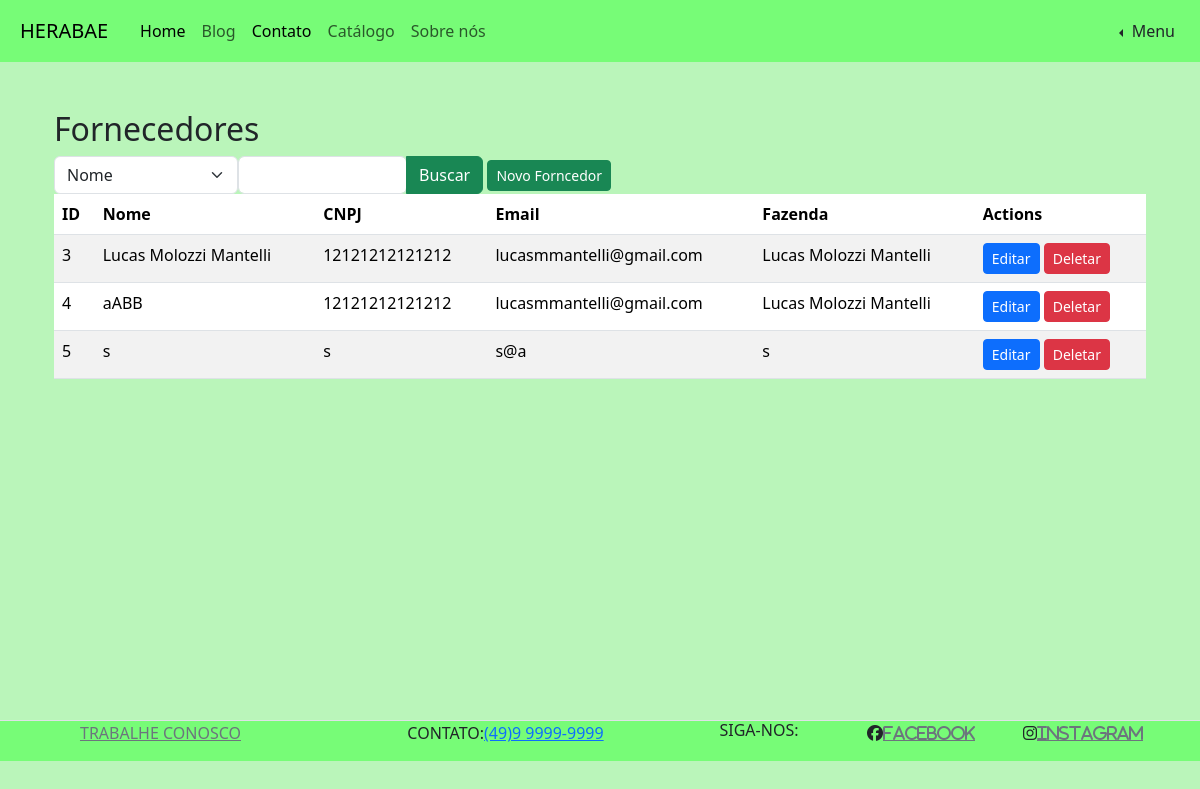
The page /php/admin/suppliers/suppliersList.php (signed in) on the database as committed earlier.
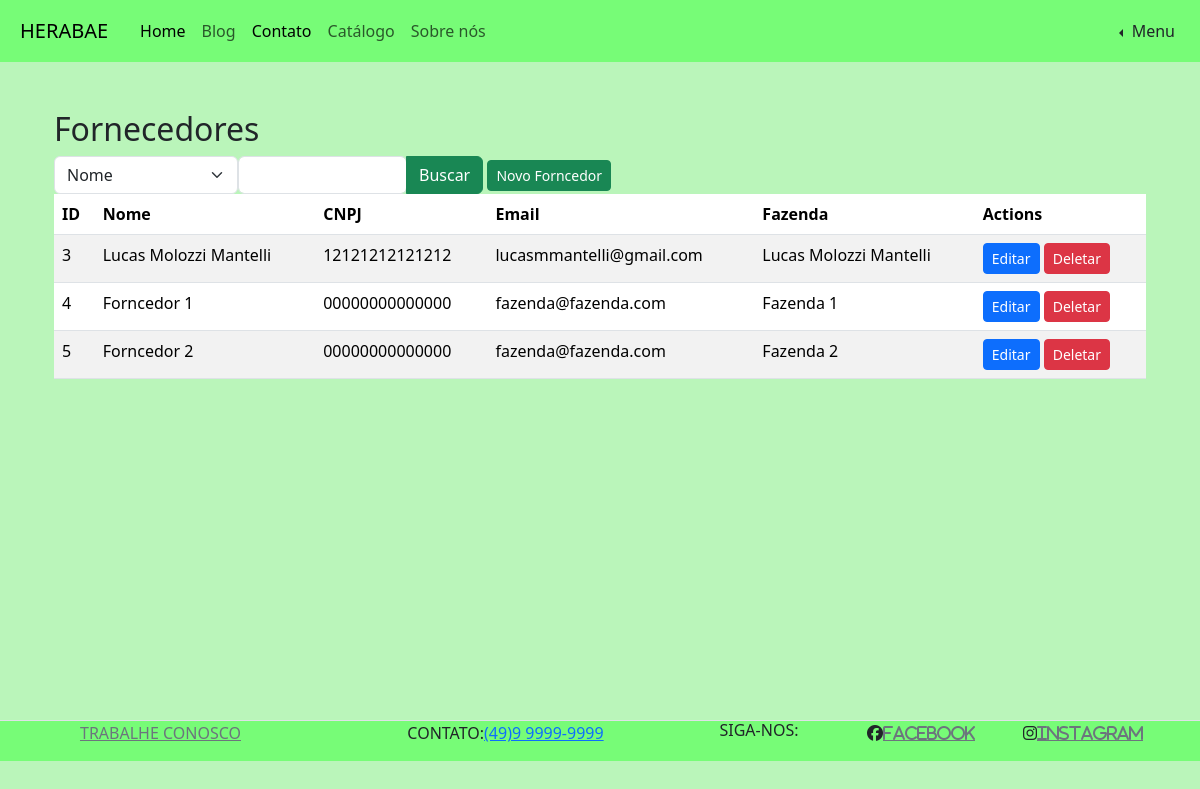
The same page on the database as committed later.
### tables this page shows
CREATE TABLE IF NOT EXISTS `supplier` (
  `id` int NOT NULL AUTO_INCREMENT,
  `name` varchar(50) NOT NULL DEFAULT '',
  `email` varchar(50) DEFAULT '',
  `farm` varchar(50) NOT NULL DEFAULT '',
  `phone` varchar(50) DEFAULT NULL,
  `cnpj` varchar(50) NOT NULL,
  PRIMARY KEY (`id`)
);

### php/admin/db.class.php (called while the page is built, shortened)
<?php
class db
{
    private $host = "localhost";
    private $user = "root";
    private $password = "";
    private $port = "3306";
    private $table_name;
    private $dbname = "db_site_venda_ervas";
    public function __construct($table_name)
    {
        $this->table_name = $table_name;
    }
    function conn()
    {
        try {
            $conn = new PDO(
                "mysql:host=$this->host;dbname=$this->dbname;port=$this->port",
                $this->user,
                $this->password,
                [
                    PDO::ATTR_ERRMODE,
                    PDO::ERRMODE_EXCEPTION,
                    PDO::MYSQL_ATTR_INIT_COMMAND => " SET NAMES utf8"
                ]
            );
            return $conn;
        } catch (PDOException $e) {
            echo "Erro: " . $e->getMessage();
        }
    }
    public function all($table_name = null)
    {
        $table_name = !empty($table_name) ? $table_name : $this->table_name;
        $conn = $this->conn();
        $sql = "SELECT * FROM $table_name";
        $stmt = $conn->prepare($sql);
        $stmt->execute();
        return $stmt->fetchALL(PDO::FETCH_CLASS);
    }
}

### php/admin/suppliers/suppliersList.php (the view, shortened to what this page needs)
<?php
include "../../base/header.php";
include "../db.class.php";
$db = new db('supplier');
$db->checkLogin();
$db->checkAdminLogin();
if(!empty(($_POST))){
    $suppliers = $db->filter($_POST);
}else{
    $suppliers = $db->all();
}
?>
<div class="container mt-5">
    <h2>Fornecedores</h2>
   <form action="./suppliersList.php" method="post">
    <div class="btn-group">
        <select class="form-select" name="field" id="">
            <option value="name">Nome</option>
        </select>
        <input class="form-control" type="text" name="val">
        <button class="btn btn-success" type="submit">Buscar</button>
    </div>
    <a href="suppliersForm.php" class="btn btn-success btn-sm">Novo Forncedor</a>
    </form>
    <table class="table table-striped">
        <thead>
            <tr>
                <th>ID</th>
                <th>Nome</th>
                <th>CNPJ</th>
                <th>Email</th>
                <th>Fazenda</th>
           <th>Actions</th>
            </tr>
        </thead>
        <tbody>
            <?php foreach ($suppliers as $supplier): ?>
                <tr>
                    <td><?php echo $supplier->id; ?></td>
                    <td><?php echo $supplier->name ?></td>
                    <td><?php echo $supplier->cnpj ?></td>
                    <td><?php echo $supplier->email; ?></td>
                    <td><?php echo $supplier->farm ?></td>
                    <td>
                        <a href="suppliersForm.php?id=<?php echo $supplier->id; ?>" class="btn btn-primary btn-sm">Editar</a>
                        <a href="suppliersList.php?id=<?php echo $supplier->id; ?>" onclick='return confirm(` Deseja realmete excluir?`)' class="btn btn-danger btn-sm">Deletar</a>
                    </td>
                </tr>
            <?php endforeach; ?>
        </tbody>
    </table>
</div>
<?php include "../../base/footer.php"; ?>

### php/base/header.php (shortened to what this page needs)
<!doctype html>
<html lang="en">
<head>
    <link href="https://cdn.jsdelivr.net/npm/bootstrap@5.3.3/dist/css/bootstrap.min.css" rel="stylesheet">
</head>
<body style="background-color: #baf5ba; min-height: 500px;">
<?php include "navbar.php"?>
<div style="min-height: 470px;" class="container mt-5 mr-4 ml-4">

### php/base/navbar.php (shortened to what this page needs)
<?php
$base_url = (basename(getcwd()) != "pages") ? "php/pages/" : "./";
$base_url = (basename(getcwd()) != "user" && basename(getcwd())!="herbs" && basename(getcwd())!="posts" && basename(getcwd())!="suppliers") ? $base_url : "../../../" . $base_url;
$index_url = (basename(getcwd()) != "site_venda_ervas") ? "../../index.php" : "#";
$index_url = (basename(getcwd()) != "user" && basename(getcwd())!="herbs" && basename(getcwd())!="posts" && basename(getcwd())!="suppliers" ) ? $index_url : "../" . $index_url;
?>
<nav class="navbar navbar-expand-lg" style="background-color: #77fc77;">
    <div class="container-fluid">
        <a class="navbar-brand p-2" href="<?php echo $index_url ?>">HERABAE</a>
        <div class="collapse navbar-collapse justify-content-between" id="navbarNavAltMarkup">
            <div class="navbar-nav">
                <a class="nav-link active" aria-current="page" href="<?php echo $index_url ?>">Home</a>
                <a class="nav-link" href="<?php echo $base_url ?>blog.php">Blog</a>
                <a class="nav-link active" aria-disabled="true" href="<?php echo $base_url ?>contact.php">Contato</a>
                <a class="nav-link " aria-disabled="true" href="<?php echo $base_url ?>catalog.php">Catálogo</a>
                <a class="nav-link " aria-disabled="true" href="<?php echo $base_url ?>about_us.php">Sobre nós</a>
            </div>
        </div>
        <div class="dropstart">
            <button class="btn btn-sucess dropdown-toggle" type="button" data-bs-toggle="dropdown"
                aria-expanded="false">
                Menu
            </button>
        </div>
    </div>
</nav>

### php/base/footer.php (shortened to what this page needs)
</div>
<footer class="bg-light border-top text-center" style="margin-top: 140px ">
        <nav class="row " style="background-color: #77fc77;">
            <div class="col-7 row">
                <p class="col"><a class="link-secondary" href="#">TRABALHE CONOSCO</a></p>
                <p class="col">CONTATO:<a href="#">(49)9 9999-9999</a></p>
            </div>
            <div class="col-5 row">
                <h6 class="col">SIGA-NOS:</h6>
                <p class="col fs-6"><i class="fa-brands fa-facebook"><a class="link-secondary" href="#">FACEBOOK</a></i>
                </p>
                <p class="col"><i class="fa-brands fa-instagram"><a class="link-secondary" href="#">INSTAGRAM</a></i>
                </p>
            </div>
        </nav>
    </footer>
</body>
</html>

Rows that differ between the two databases and show on the page:
changed supplier id 4: name "aABB" → "Forncedor 1"; cnpj "12121212121212" → "00000000000000"; email "lucasmmantelli@gmail.com" → "fazenda@fazenda.com"; farm "Lucas Molozzi Mantelli" → "Fazenda 1"
changed supplier id 5: name "s" → "Forncedor 2"; cnpj "s" → "00000000000000"; email "s@a" → "fazenda@fazenda.com"; farm "s" → "Fazenda 2"
